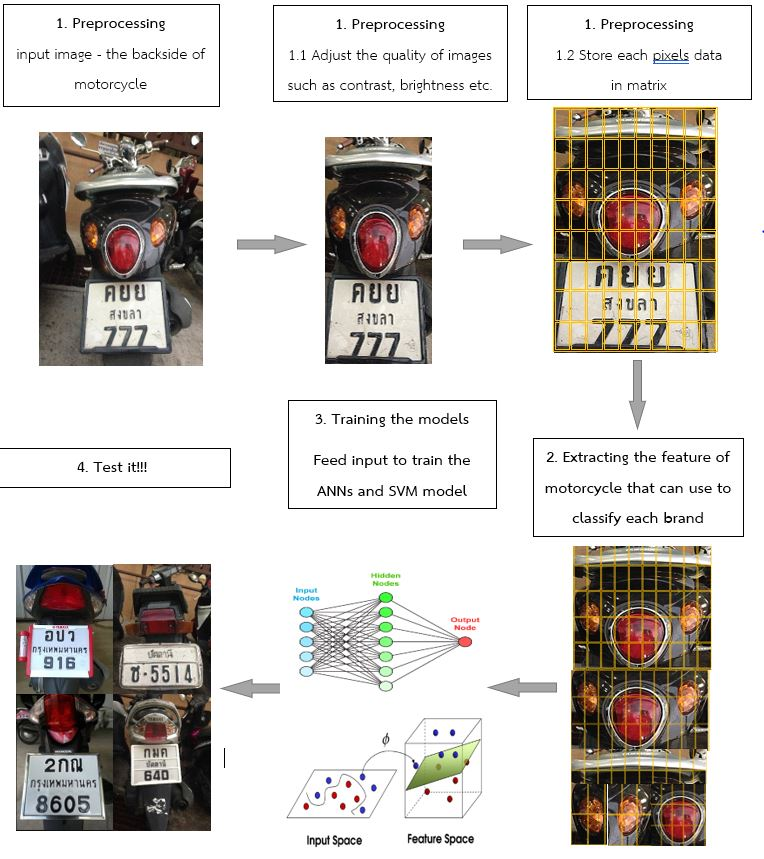
//> input picture misc/Brief_concept.JPG, 764 x 859 px
$ ./trainingmodel ../misc/Brief_concept.JPG   (built with g++ and OpenCV 4)
//> lines starting //> are read from the running program, lines starting //| are printed output that depends on the picture
// trainingmodel.cpp : Defines the entry point for the console application.
//This program take image as an input and calculate the HoG for each block then visualize it.

#define DEBUG
#include "stdafx.h"

#include "opencv2/opencv.hpp"

#include "opencv2/objdetect.hpp"
#include "opencv2/highgui.hpp"
#include "opencv2/imgproc.hpp"

#include <algorithm>
#include <iostream>
#include <stdio.h>
#include <cstring>
#include <string>

using namespace std;
using namespace cv;

void calculate_gradient_image(Mat motorcycle_roi);
vector<float> calculate_hog_image(Mat motorcycle_roi);
Mat get_hogdescriptor_visual(const Mat& color_origImg, vector<float>& descriptorValues, const Size & size);

String window_name = "HoG_Visualization";


int main(int argc, char** argv)
{
	Mat motorcycle_roi = imread(argv[1]);
//> motorcycle_roi is the input picture: 859 rows x 764 cols, CV_8UC3; mean B, G, R 197.1, 201.8, 206
	Mat motorcycle_roi_hog_visual;
	vector<float> hog_value_motorcycle_roi;
	hog_value_motorcycle_roi = calculate_hog_image(motorcycle_roi);
#ifdef DEBUG
	for (int i = 0; i < hog_value_motorcycle_roi.size(); i++) {
		cout << i << " : " <<hog_value_motorcycle_roi[i] << endl;
	}
#endif
	motorcycle_roi_hog_visual = get_hogdescriptor_visual(motorcycle_roi, hog_value_motorcycle_roi, Size(64, 128));
	imshow(window_name, motorcycle_roi_hog_visual);
#ifdef DEBUG
	while (true) {
		if (waitKey(30) >= 0)
			break;
	}
#endif
    return 0;
}


void calculate_gradient_image(Mat motorcycle_roi) {
	//This function will take the image of roi and calculate the gradient

	/*Convert datatype form CV_8U to CV_32F (CV_32F is float - the pixel can have any value between 0-1.0,
	this is useful for some sets of calculations on data - but it has to be converted into 8bits
	to save or display by multiplying each pixel by 255.)
	*/
	motorcycle_roi.convertTo(motorcycle_roi, CV_32F, 1 / 255.0);

	// Calculate gradients (gx, gy)
	Mat gx, gy;
	Sobel(motorcycle_roi, gx, CV_32F, 1, 0, 1);
	Sobel(motorcycle_roi, gy, CV_32F, 0, 1, 1);

	// Calculate gradient magnitude and direction (in degrees)
	Mat magnitude, angle;
	cartToPolar(gx, gy, magnitude, angle, 1);
}

vector<float> calculate_hog_image(Mat motorcycle_roi)
{
	Mat motorcycle_roi_grey;
	//motorcycle_roi.convertTo(motorcycle_roi, CV_32F, 1 / 255.0);
	cvtColor(motorcycle_roi, motorcycle_roi_grey, COLOR_BGR2GRAY);
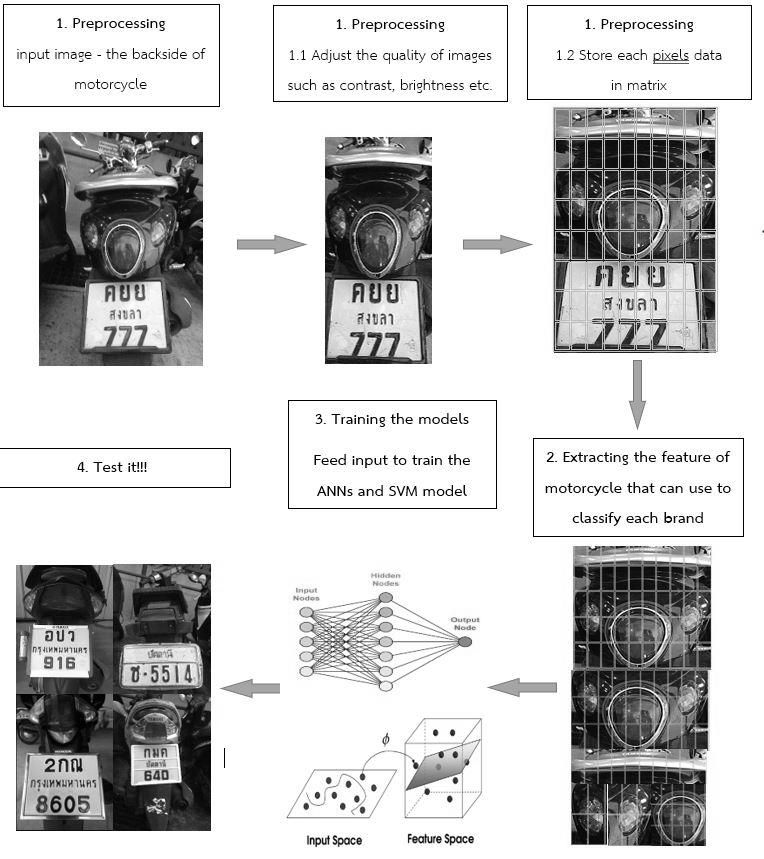
//> motorcycle_roi_grey: 859 rows x 764 cols, CV_8UC1; min 0, max 255, mean 202.6
	vector<float> hog_descriptors_value;
	HOGDescriptor hog_descriptor(
		Size(64, 128), //winSize
		Size(16, 16), //blocksize
		Size(8, 8), //blockStride,
		Size(8, 8), //cellSize,
		9, //nbins,
		1, //derivAper,
		-1, //winSigma,
		0, //histogramNormType,
		0.2, //L2HysThresh,
		1,//gammal correction,
		64,//nlevels=64
		0);//Use signed gradients

	hog_descriptor.compute(motorcycle_roi_grey, hog_descriptors_value);
//> hog_descriptors_value = 30602880 items
	cout << "HOG 's size : " << hog_descriptors_value.size() << endl;
//| HOG 's size : 30602880
//> the loop in main, `for (int i = 0; i < hog_value_motorcycle_roi.size(); i++)` made 30602880 passes
//| 0 : 0.315897
//| 1 : 0.0606491
//| 2 : 0.191733
//| 3 : 0.00885991
//| 4 : 0.416149
//| 5 : 0.00769259
//| 6 : 0.000266084
//| 7 : 0.000733906
//> (output is shown up to pass 8 of 30602880)
	cout << "Visualize!!!" << endl;
	return hog_descriptors_value;
}

Mat get_hogdescriptor_visual(const Mat& color_origImg, vector<float>& descriptorValues, const Size & size)
{
//> called with size = Size(64, 128)
	const int DIMX = size.width;
//> DIMX = 64
	const int DIMY = size.height;
//> DIMY = 128
	float zoomFac = 3;
	Mat visu;
	resize(color_origImg, visu, Size((int)(color_origImg.cols*zoomFac), (int)(color_origImg.rows*zoomFac)));

	int cellSize = 8;
	int gradientBinSize = 9;
	float radRangeForOneBin = (float)(CV_PI / (float)gradientBinSize); // dividing 180 into 9 bins, how large (in rad) is one bin?

																	   // prepare data structure: 9 orientation / gradient strenghts for each cell
	int cells_in_x_dir = DIMX / cellSize;
//> cells_in_x_dir = 8
	int cells_in_y_dir = DIMY / cellSize;
//> cells_in_y_dir = 16
	float*** gradientStrengths = new float**[cells_in_y_dir];
	int** cellUpdateCounter = new int*[cells_in_y_dir];
	for (int y = 0; y<cells_in_y_dir; y++)
	{
		gradientStrengths[y] = new float*[cells_in_x_dir];
		cellUpdateCounter[y] = new int[cells_in_x_dir];
		for (int x = 0; x<cells_in_x_dir; x++)
		{
			gradientStrengths[y][x] = new float[gradientBinSize];
			cellUpdateCounter[y][x] = 0;

			for (int bin = 0; bin<gradientBinSize; bin++)
				gradientStrengths[y][x][bin] = 0.0;
		}
	}
//> this loop made 16 passes

	// nr of blocks = nr of cells - 1
	// since there is a new block on each cell (overlapping blocks!) but the last one
	int blocks_in_x_dir = cells_in_x_dir - 1;
//> blocks_in_x_dir = 7
	int blocks_in_y_dir = cells_in_y_dir - 1;
//> blocks_in_y_dir = 15

	// compute gradient strengths per cell
	int descriptorDataIdx = 0;
	int cellx = 0;
	int celly = 0;

	for (int blockx = 0; blockx<blocks_in_x_dir; blockx++)
	{
		for (int blocky = 0; blocky<blocks_in_y_dir; blocky++)
		{
			// 4 cells per block ...
			for (int cellNr = 0; cellNr<4; cellNr++)
			{
				// compute corresponding cell nr
				cellx = blockx;
				celly = blocky;
				if (cellNr == 1) celly++;
				if (cellNr == 2) cellx++;
				if (cellNr == 3)
				{
					cellx++;
					celly++;
				}

				for (int bin = 0; bin<gradientBinSize; bin++)
				{
					float gradientStrength = descriptorValues[descriptorDataIdx];
					descriptorDataIdx++;

					gradientStrengths[celly][cellx][bin] += gradientStrength;

				} // for (all bins)


				  // note: overlapping blocks lead to multiple updates of this sum!
				  // we therefore keep track how often a cell was updated,
				  // to compute average gradient strengths
				cellUpdateCounter[celly][cellx]++;

			} // for (all cells)


		} // for (all block x pos)
	} // for (all block y pos)
//> this loop made 7 passes
//> descriptorDataIdx on passes 1 to 7: 540, 1080, 1620, 2160, 2700, 3240, 3780
//> after the loop, cellx = 7; celly = 15; descriptorDataIdx = 3780


	  // compute average gradient strengths
	for (celly = 0; celly<cells_in_y_dir; celly++)
	{
		for (cellx = 0; cellx<cells_in_x_dir; cellx++)
		{

			float NrUpdatesForThisCell = (float)cellUpdateCounter[celly][cellx];

			// compute average gradient strenghts for each gradient bin direction
			for (int bin = 0; bin<gradientBinSize; bin++)
			{
				gradientStrengths[celly][cellx][bin] /= NrUpdatesForThisCell;
			}
		}
	}

	// draw cells
	for (celly = 0; celly<cells_in_y_dir; celly++)
	{
		for (cellx = 0; cellx<cells_in_x_dir; cellx++)
		{
			int drawX = cellx * cellSize;
			int drawY = celly * cellSize;

			int mx = drawX + cellSize / 2;
			int my = drawY + cellSize / 2;

			rectangle(visu, Point((int)(drawX*zoomFac), (int)(drawY*zoomFac)), Point((int)((drawX + cellSize)*zoomFac), (int)((drawY + cellSize)*zoomFac)), Scalar(100, 100, 100), 1);

			// draw in each cell all 9 gradient strengths
			for (int bin = 0; bin<gradientBinSize; bin++)
			{
				float currentGradStrength = gradientStrengths[celly][cellx][bin];

				// no line to draw?
				if (currentGradStrength == 0)
					continue;

				float currRad = bin * radRangeForOneBin + radRangeForOneBin / 2;

				float dirVecX = cos(currRad);
				float dirVecY = sin(currRad);
				float maxVecLen = (float)(cellSize / 2.f);
				float scale = 2.5; // just a visualization scale, to see the lines better

								   // compute line coordinates
				float x1 = mx - dirVecX * currentGradStrength * maxVecLen * scale;
				float y1 = my - dirVecY * currentGradStrength * maxVecLen * scale;
				float x2 = mx + dirVecX * currentGradStrength * maxVecLen * scale;
				float y2 = my + dirVecY * currentGradStrength * maxVecLen * scale;

				// draw gradient visualization
				line(visu, Point((int)(x1*zoomFac), (int)(y1*zoomFac)), Point((int)(x2*zoomFac), (int)(y2*zoomFac)), Scalar(0, 255, 0), 1);

			} // for (all bins)

		} // for (cellx)
	} // for (celly)


	  // don't forget to free memory allocated by helper data structures!
	for (int y = 0; y<cells_in_y_dir; y++)
	{
		for (int x = 0; x<cells_in_x_dir; x++)
		{
			delete[] gradientStrengths[y][x];
		}
		delete[] gradientStrengths[y];
		delete[] cellUpdateCounter[y];
	}
//> the Esc key is pressed
	delete[] gradientStrengths;
	delete[] cellUpdateCounter;

	return visu;

} // get_hogdescriptor_visu
